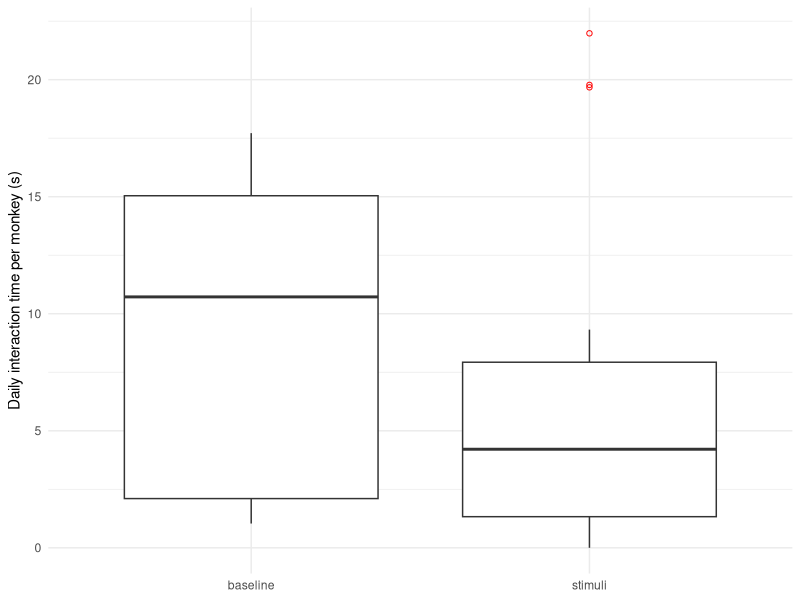
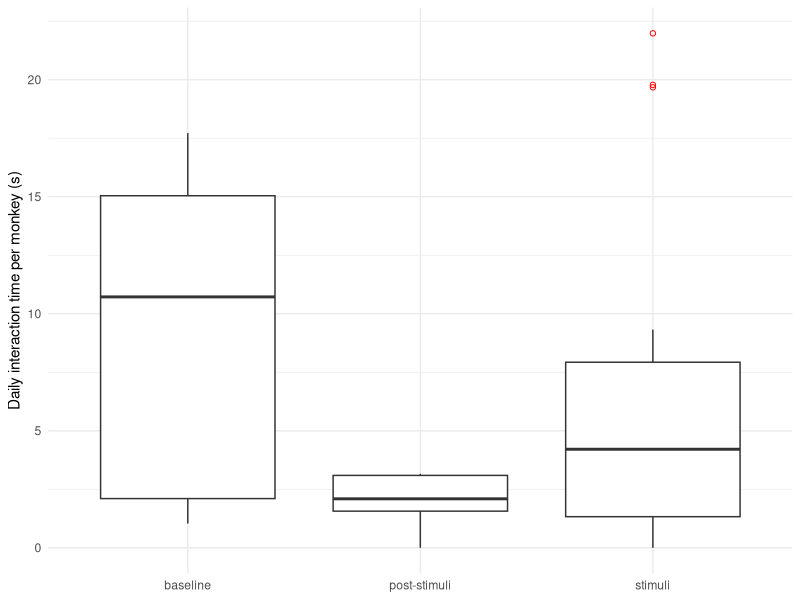
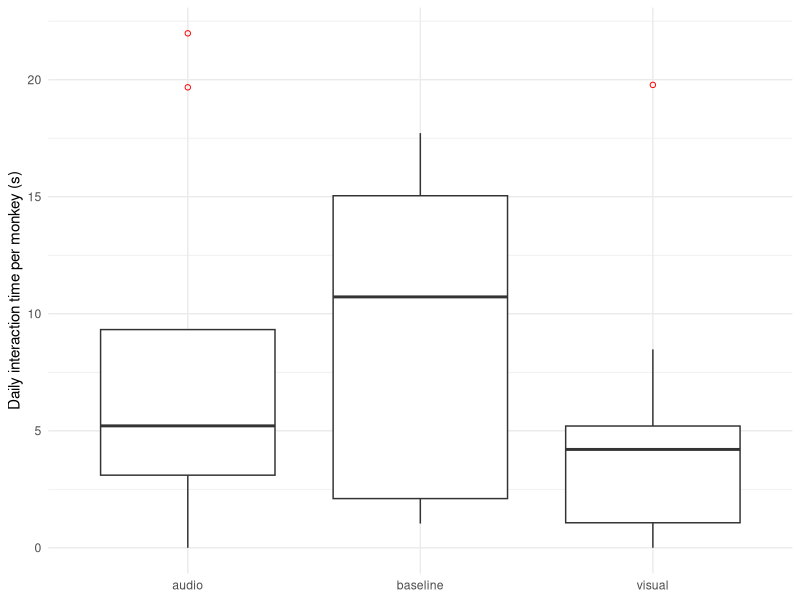
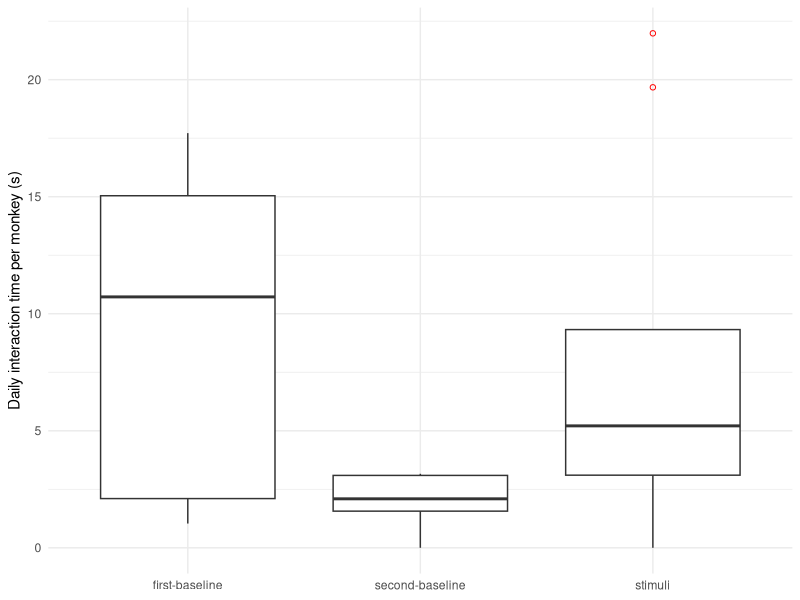
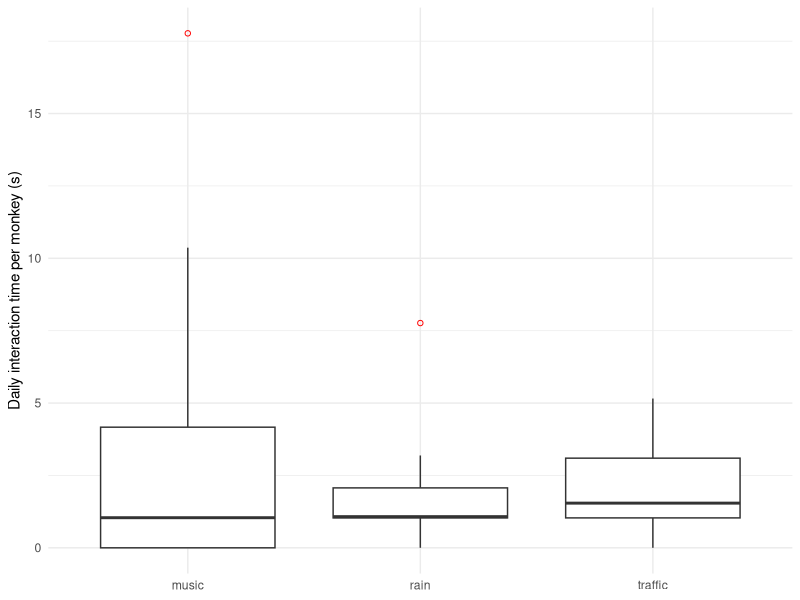
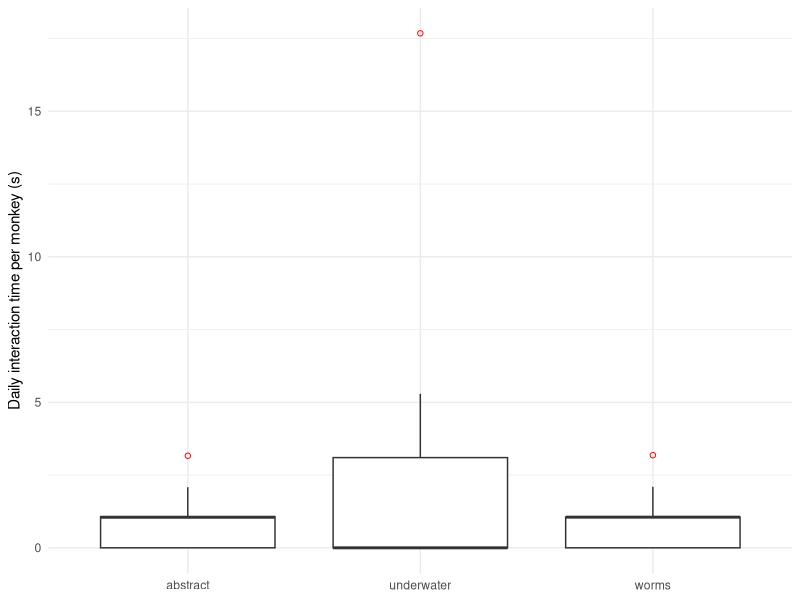
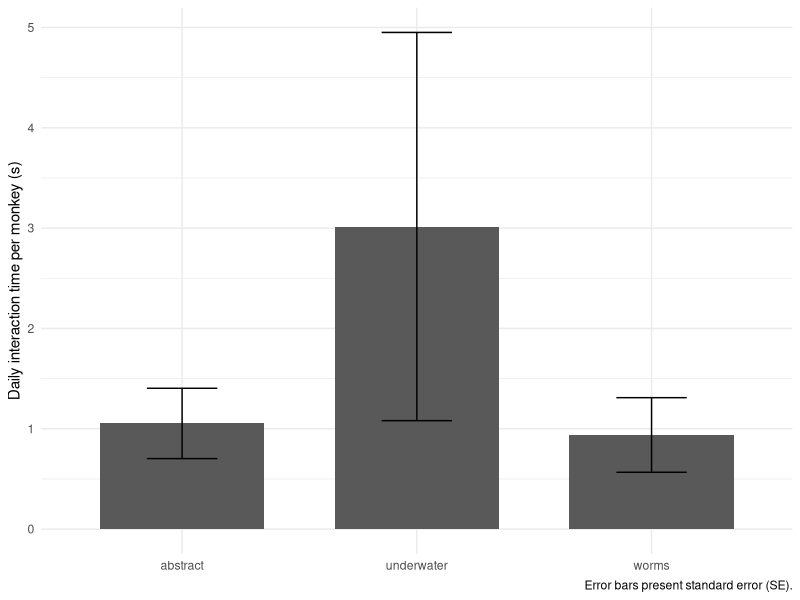
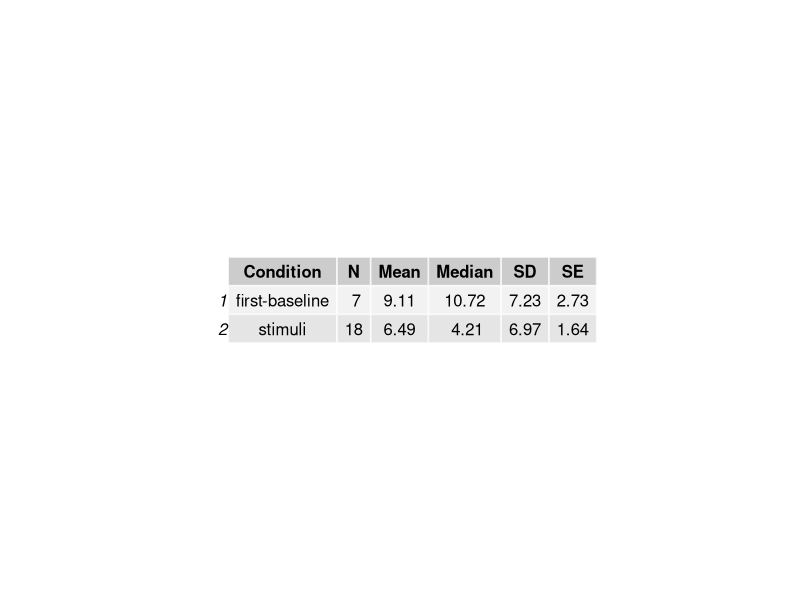

R code for these plots, in order:
library(tidyverse)
library(rstatix)
library(coin)
library(gridExtra)

# Set directory to where this file resides.
setwd(dirname(rstudioapi::getActiveDocumentContext()$path))

# Load data
df <- read.table("parttwo-data.csv", header = T, sep = ",", dec = ".", stringsAsFactors = TRUE) %>%
  select(period_id, ix_id, date, study_day, test_phase, test_phase_day, using_stimuli, condition, stimulus, switch, content, starttime, duration, individual)
df

# What are the data types of columns?
str(df)

# Change some data types
df$period_id <- as.character(df$period_id)
df$ix_id <- as.character(df$ix_id)
df$switch <- as.factor(df$switch)
df$starttime <- as.character(df$starttime)
df$test_phase_day <- as.factor(df$test_phase_day)

# Data now
head(df)

df2 <- read.table("parttwo-stimuli-interactions.csv", header = T, sep = ",", dec = ".", stringsAsFactors = TRUE)
df2

monkeys=3

# What type of wilxocon test and why?

# # We don't assume the data to follow any normal distribution and thus we are using a nonparametric test, which Wilcox is. --> WHY??
# # Individual monkeys are treated as a group. As a group they went through all the conditions. -> WITHIN-SUBJECTS DESIGN
# # Instead of mathing measurements of individual monkeys, we compare the results of the conditions based on daily values. --> NOT MATCHED, INDEPENDENT
# # These daily values do not correspond to each other. --> INDEPENDENT
# ## ... VALUES ARE NOT PAIRED
# 
# # Wilcoxon rank-sum or signed-rank? Wilcoxon signed-rank test assumes the data is paired: two related samples, matched samples, or 
# # repeated measurements on a single sample (E.g."Is there difference between measurements taken before and after taking a drug?"). 
# # Wilcoxon rank-sum test assumes that two samples are independent. 
# # (E.g. “Is there any significant difference between women and men median weights?”).
# 
# # Wilcoxon rank-sum test (Mann-Whitney U-test) for comparing the significance. 
# # This is done witht he wilcox_test function with parameter *'paired'* set to *'FALSE'*.


# On adjusting p-values

# # When doing pairwise comparison testing, we need to adjust the resulting p-values; 
# # the probability of making a type-I error increases with the number of statistical 
# # tests we are making. Now we are going to make 30 tests because we compare each of 
# # the 6 conditions together (6x5). There are multiple methods for adjusting p-values. 
# # Here we are using a pairwise wilcox test function from rstatix library that takes in
# # a parameter for the chosen adjustment method for p-value.
# # 
# # Example methods to adjusting p-values:
# # 
# # - 'bonferroni' (Bonferroni is apparently quite a coservative method to use)
# # - 'holm' (holm is an updated method from Bonferroni)
# # - 'hochberg'
# # 
# # *Wilcox pairwise signed-rank with rstatix: https://rpkgs.datanovia.com/rstatix/reference/wilcox_test.html*
# # *On adjusting p-values: https://www.ncbi.nlm.nih.gov/pmc/articles/PMC6099145/*



# Data ------------------------------------------------------------------------------------------------

# Collect summary data for each study day
data.daily <- df %>% group_by(stimulus, using_stimuli, condition, test_phase, test_phase_day, study_day) %>% 
  summarise(.groups='drop',
    periods = n_distinct(period_id),
    periods.monkey = n_distinct(period_id)/monkeys,
    interactions = n_distinct(ix_id),
    interactions.monkey = n_distinct(ix_id)/monkeys,
    usetime = sum(duration),
    usetime.monkey = sum(duration)/monkeys
  )

# IF GOING TO TAKE ANY MEANS, NEED TO ADD EMPTY ROWS FOR MISSING DAYS

# video 2
data.daily <- bind_rows(data.daily, list(stimulus='visual', using_stimuli=TRUE, condition='stimuli', test_phase='5-visual-2', test_phase_day="3", study_day=19, periods=0, periods.monkey=0, interactions=0, interactions.monkey=0, usetime=0, usetime.monkey=0))

# audio 3
data.daily <- bind_rows(data.daily, list(stimulus='auditory', using_stimuli=TRUE, condition='stimuli', test_phase='6-audio-3', test_phase_day="3", study_day=22, periods=0, periods.monkey=0, interactions=0, interactions.monkey=0, usetime=0, usetime.monkey=0))

# Posterior baseline
data.daily <- bind_rows(data.daily, list(stimulus='no-stimulus', using_stimuli=FALSE, condition='second-baseline', test_phase='8-control-post', test_phase_day="2", study_day=27, periods=0, periods.monkey=0, interactions=0, interactions.monkey=0, usetime=0, usetime.monkey=0))


# Arrange the table
data.daily <- data.daily %>% arrange(study_day)

data.daily


# 1 Stimuli vs no-stimuli-----------------------------------------------------------------------------------
# Data: daily interaction time by monkey (usetime.monkey), by stimuli condition (using_stimuli)

data <- data.daily %>% filter(condition!='second-baseline') %>% select(condition, study_day, usetime.monkey)
data$condition <- as.factor(data$condition)

data

# Summary stats
tab <- data %>% 
  group_by('Condition'=condition) %>% 
  summarise(
    N = n_distinct(study_day),
    Mean=round(mean(usetime.monkey),2), 
    Median=round(median(usetime.monkey),2), 
    SD=round(sd(usetime.monkey),2), 
    SE=round(SD/sqrt(N),2))

tab

png("significance-tests/stimuli-effect/summary-stats.png",height=100,width=400)
grid.table(tab)
dev.off()

# Visualising

# The boxplot compactly displays the distribution of a continuous variable. 
# It visualises five summary statistics (the median, two hinges and two whiskers), 
# and all "outlying" points individually.

# The lower and upper hinges correspond to the first and third quartiles (the 25th and 75th percentiles). 
# The upper whisker extends from the hinge to the largest value no further than 1.5 * IQR from the hinge 
# (where IQR is the inter-quartile range, or distance between the first and third quartiles). 
# The lower whisker extends from the hinge to the smallest value at most 1.5 * IQR of the hinge. 
# Data beyond the end of the whiskers are called "outlying" points and are plotted individually.

g1 <- data %>%
  ggplot(aes(x=condition, y=usetime.monkey)) +
  geom_boxplot(outlier.colour = "red", outlier.shape = 1) +
  xlab(NULL) +
  ylab("Daily interaction time per monkey (s)") +
  theme_minimal() +
  scale_x_discrete(labels = list('baseline','stimuli'))
g1

# g2 <- data %>% 
#   group_by(using_stimuli) %>%
#   summarise(usetime=mean(usetime.monkey), se=sd(usetime.monkey)/sqrt(n_distinct(study_day)), 
#             se.min=usetime-se, se.max=usetime+se) %>%
#   ggplot(aes(using_stimuli, usetime)) +
#   geom_bar(stat = "identity", position = "dodge", width = 0.7) +
#   geom_errorbar(aes(ymin=se.min,ymax=se.max, width = 0.3)) +
#   xlab(NULL) +
#   ylab("Daily interaction time per monkey (s)") +
#   theme_minimal() +
#   scale_x_discrete(labels = list('no-stimuli','stimuli')) +
#   labs(
#     caption="Error bars present standard error (SE).")

ggsave("significance-tests/stimuli-effect/boxplot.png", g1, width=3.5, height=4.5)


## Significance of difference with Wilcoxon rank-sum test

test1.1 <- wilcox_test(
  data$usetime.monkey ~ data$condition, 
  alternative='two.sided', # we look into whether group1 has either smaller or larger values than group2, not only one of them.
  paired=FALSE,
  detailed=TRUE)

test1.1

## Signed-rank (do also signed rank test to compare "drug")

data <- data.daily %>% filter(using_stimuli==FALSE) %>% select(test_phase, usetime.monkey)
data$test_phase <- as.factor(data$test_phase)

test1.2 <- wilcox_test(
  data$usetime.monkey ~ data$test_phase, 
  alternative='two.sided', # we look into whether group1 has either smaller or larger values than group2, not only one of them.
  paired=TRUE,
  detailed=TRUE)

test1.2

# Comparing baselines and stimuli --------------------------------------------------------------------------------

data <- data.daily %>% select(condition, study_day, usetime.monkey)
data$condition <- as.factor(data$condition)

# Summary stats
tab <- data %>% 
  group_by(condition) %>% 
  summarise(
    N = n_distinct(study_day),
    Mean=round(mean(usetime.monkey),2), 
    Median=round(median(usetime.monkey),2), 
    SD=round(sd(usetime.monkey),2), 
    SE=round(SD/sqrt(N),2))

tab

png("significance-tests/stimuli-effect/summary-stats-baselines.png",height=100,width=400)
grid.table(tab)
dev.off()

g1 <- data %>%
  ggplot(aes(x=condition, y=usetime.monkey)) +
  geom_boxplot(outlier.colour = "red", outlier.shape = 1) +
  xlab(NULL) +
  ylab("Daily interaction time per monkey (s)") +
  theme_minimal() +
  scale_x_discrete(labels = list('baseline','post-stimuli','stimuli'))

g1

ggsave("significance-tests/stimuli-effect/baselines-boxplot.png", g1, width=3.5, height=4.5)

results.baselines <- tibble(cond1=c("first-baseline","first-baseline","stimuli"),cond2=c("stimuli","second-baseline","second-baseline"),p=0)
results.baselines

d <- data %>% filter(condition!='stimuli')
test <- wilcox_test(
  d$usetime.monkey ~ d$condition, 
  alternative='two.sided', # we look into whether group1 has either smaller or larger values than group2, not only one of them.
  paired=FALSE,
  detailed=TRUE)

results.baselines[1,3] <- as.double(pvalue(test))
results.baselines


d <- data %>% filter(condition!='first-baseline')
test <- wilcox_test(
  d$usetime.monkey ~ d$condition, 
  alternative='two.sided', # we look into whether group1 has either smaller or larger values than group2, not only one of them.
  paired=FALSE,
  detailed=TRUE)

results.baselines[2,3] <- as.double(pvalue(test))
results.baselines

d <- data %>% filter(condition!='second-baseline')
test <- wilcox_test(
  d$usetime.monkey ~ d$condition, 
  alternative='two.sided', # we look into whether group1 has either smaller or larger values than group2, not only one of them.
  paired=FALSE,
  detailed=TRUE)
results.baselines[3,3] <- as.double(1-pvalue(test))
results.baselines

png("significance-tests/stimuli-effect/baselines-sigs.png",height=100,width=400)
grid.table(results.baselines)
dev.off()


# 2 Audio vs Visual-----------------------------------------------------------------------------------------

data <- data.daily %>% filter(condition!='second-baseline') %>% select(stimulus, study_day, usetime.monkey)
data$stimulus <- as.factor(data$stimulus)

data

# Summary stats
tab <- data %>% 
  group_by(stimulus) %>% 
  summarise(
    N = n_distinct(study_day),
    Mean=round(mean(usetime.monkey),2), 
    Median=round(median(usetime.monkey),2), 
    SD=round(sd(usetime.monkey),2), 
    SE=round(SD/sqrt(N),2))

tab

png("significance-tests/stimuli-type/summary-stats.png",height=100,width=400)
grid.table(tab)
dev.off()

# Visualising
g1 <- data %>%
  ggplot(aes(x=stimulus, y=usetime.monkey)) +
  geom_boxplot(outlier.colour = "red", outlier.shape = 1) +
  xlab(NULL) +
  ylab("Daily interaction time per monkey (s)") +
  theme_minimal() +
  scale_x_discrete(labels = list('audio','baseline','visual'))
g1

ggsave("significance-tests/stimuli-type/boxplot.png", g1, width=5.0, height=4.5)

## Significance of difference with Wilcoxon rank-sum test
### pairwise, with p.adj method

test2.1 <- pairwise_wilcox_test(data,
  usetime.monkey ~ stimulus, 
    p.adjust.method = 'holm', 
    alternative='two.sided', # we look into whether group1 has either smaller or larger values than group2, not only one of them.
    paired=FALSE,
    detailed=TRUE)

tab <- test2.1 %>% select(group1, group2, statistic, p, p.adj, p.adj.signif)
tab

png("significance-tests/stimuli-type/wilcoxon-pairwise-rank-sum.png",height=100,width=400)
grid.table(tab)
dev.off()


### Just audio vs visual
data <- data %>% filter(stimulus!='no-stimulus')
data

test2.2 <- wilcox_test(
  data$usetime.monkey ~ data$stimulus, 
  alternative='two.sided', # we look into whether group1 has either smaller or larger values than group2, not only one of them.
  paired=FALSE,
  detailed=TRUE)

test2.2

# XXX Audio to baseline weeks -----------------------------------------------------------------------------------------

data <- data.daily %>% filter(stimulus != 'visual') %>% select(condition, study_day, usetime.monkey)
data$condition <- as.factor(data$condition)

data

# Summary stats
data %>% 
  group_by(condition) %>% 
  summarise(
    N = n_distinct(study_day),
    Mean=round(mean(usetime.monkey),2), 
    Median=round(median(usetime.monkey),2), 
    SD=round(sd(usetime.monkey),2), 
    SE=round(SD/sqrt(N),2))

# Visualising
data %>%
  ggplot(aes(x=condition, y=usetime.monkey)) +
  geom_boxplot(outlier.colour = "red", outlier.shape = 1) +
  xlab(NULL) +
  ylab("Daily interaction time per monkey (s)") +
  theme_minimal()


d <- data %>% filter(condition!='stimuli')

wilcox_test(
  d$usetime.monkey ~ d$condition, 
  alternative='two.sided', # we look into whether group1 has either smaller or larger values than group2, not only one of them.
  paired=FALSE,
  detailed=TRUE)


# 3 Stimuli Content-----------------------------------------------------------------------------------------

# Data
df2

# A - AUDIO - summary stats and visualisation

data <- df2 %>% filter(stimulus=='auditory')
data

tab <- data %>% 
  group_by(content) %>% 
  summarise(
    N = n_distinct(study_day),
    Mean=round(mean(usetime.monkey),2), 
    Median=round(median(usetime.monkey),2), 
    SD=round(sd(usetime.monkey),2), 
    SE=round(SD/sqrt(N),2))

tab

png("significance-tests/stimuli-content/audio-summary-stats.png",height=100,width=400)
grid.table(tab)
dev.off()

# Visualising
g1 <- data %>%
  ggplot(aes(x=content, y=usetime.monkey)) +
  geom_boxplot(outlier.colour = "red", outlier.shape = 1) +
  xlab(NULL) +
  ylab("Daily interaction time per monkey (s)") + 
  theme_minimal()
g1

ggsave("significance-tests/stimuli-content/audio-boxplot.png", g1, width=5.0, height=4.5)

#----------------------------------------------------------------------------------------------------------------------------------

results.audio <- tibble(cond1=c("music","music","traffic"),cond2=c("traffic","rain","rain"),p=0)
results.audio

d <- data %>% filter(content=="music" | content=="traffic")
test <- wilcox_test(
  d$usetime.monkey ~ d$content, 
  alternative='two.sided', # we look into whether group1 has either smaller or larger values than group2, not only one of them.
  paired=FALSE,
  detailed=TRUE
)
test
results.audio[1,3] <- as.double(1-pvalue(test))
results.audio

d <- data %>% filter(content=="music" | content=="rain")
test <- wilcox_test(
  d$usetime.monkey ~ d$content, 
  alternative='two.sided', # we look into whether group1 has either smaller or larger values than group2, not only one of them.
  paired=FALSE,
  detailed=TRUE
)
test
results.audio[2,3] <- as.double(1-pvalue(test))
results.audio

d <- data %>% filter(content=="traffic" | content=="rain")
test <- wilcox_test(
  d$usetime.monkey ~ d$content, 
  alternative='two.sided', # we look into whether group1 has either smaller or larger values than group2, not only one of them.
  paired=FALSE,
  detailed=TRUE
)
test
results.audio[3,3] <- as.double(1-pvalue(test))
results.audio

png("significance-tests/stimuli-content/audio-sig-tests.png",height=100,width=400)
grid.table(results.audio)
dev.off()


# B - VIDEO - summary stats and visualisation--------------------------------------------------------

data <- df2 %>% filter(stimulus=='visual')
data

# Summary stats
tab <- data %>% 
  group_by(content) %>% 
  summarise(
    N = n_distinct(study_day),
    Mean=round(mean(usetime.monkey),2), 
    Median=round(median(usetime.monkey),2), 
    SD=round(sd(usetime.monkey),2), 
    SE=round(SD/sqrt(N),2))

tab

png("significance-tests/stimuli-content/video-summary-stats.png",height=100,width=400)
grid.table(tab)
dev.off()

# Visualising
g1 <- data %>%
  ggplot(aes(x=content, y=usetime.monkey)) +
  geom_boxplot(outlier.colour = "red", outlier.shape = 1) +
  xlab(NULL) +
  ylab("Daily interaction time per monkey (s)") +
  theme_minimal()
g1

g2 <- data %>% 
  group_by(content) %>%
  summarise(usetime=mean(usetime.monkey), se=sd(usetime.monkey)/sqrt(n_distinct(study_day)), 
            se.min=usetime-se, se.max=usetime+se) %>%
  ggplot(aes(content, usetime)) +
  geom_bar(stat = "identity", position = "dodge", width = 0.7) +
  geom_errorbar(aes(ymin=se.min,ymax=se.max, width = 0.3)) +
  xlab(NULL) +
  ylab("Daily interaction time per monkey (s)") +
  theme_minimal() +
  labs(
    caption="Error bars present standard error (SE).")
g2

ggsave("significance-tests/stimuli-content/video-boxplot.png", g1, width=5.0, height=4.5)
ggsave("significance-tests/stimuli-content/video-barplot.png", g2, width=5.0, height=4.5)  

#----------------------------------------------------------------------------------------------------------------------------------

results.video <- tibble(cond1=c("underwater","underwater","abstract"),cond2=c("abstract","worms","worms"),p=0)
results.video

d <- data %>% filter(content=="underwater" | content=="abstract")
test <- wilcox_test(
  d$usetime.monkey ~ d$content, 
  alternative='two.sided', # we look into whether group1 has either smaller or larger values than group2, not only one of them.
  paired=FALSE,
  detailed=TRUE
)
test
results.video[1,3] <- as.double(1-pvalue(test))
results.video

d <- data %>% filter(content=="underwater" | content=="worms")
test <- wilcox_test(
  d$usetime.monkey ~ d$content, 
  alternative='two.sided', # we look into whether group1 has either smaller or larger values than group2, not only one of them.
  paired=FALSE,
  detailed=TRUE
)
test
results.video[2,3] <- as.double(1-pvalue(test))
results.video

d <- data %>% filter(content=="abstract" | content=="worms")
test <- wilcox_test(
  d$usetime.monkey ~ d$content, 
  alternative='two.sided', # we look into whether group1 has either smaller or larger values than group2, not only one of them.
  paired=FALSE,
  detailed=TRUE
)
test
results.video[3,3] <- as.double(1-pvalue(test))
results.video


png("significance-tests/stimuli-content/video-sig-tests.png",height=100,width=400)
grid.table(results.video)
dev.off()

#----------------------------------------------------------------------------------------------------------------------------------
# Significance of difference with Wilcoxon rank-sum test
# pairwise, with p.adj method

test3.1 <- pairwise_wilcox_test(
  df2,
  usetime.monkey ~ content, 
  p.adjust.method = 'holm', 
  alternative='two.sided', # we look into whether group1 has either smaller or larger values than group2, not only one of them.
  paired=FALSE,
  detailed=TRUE
)

test3.1
tab <- test3.1 %>% select(group1, group2, statistic, p, p.adj, p.adj.signif)
tab

png("significance-tests/stimuli-content/wilcoxon-pairwise-rank-sum.png",height=400,width=400)
grid.table(tab)
dev.off()
